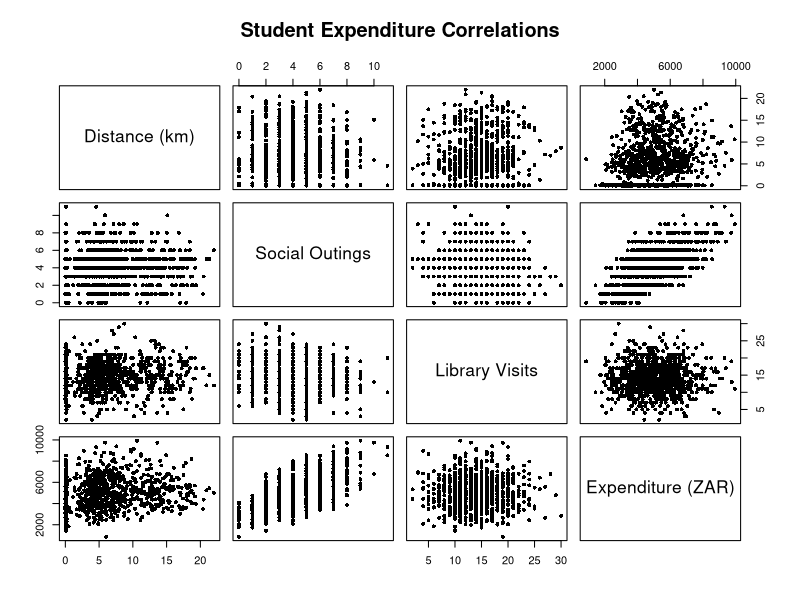

Reproduce this figure in R.
## ---- chunk 1
# Set seed for reproducibility
set.seed(2026)

# Number of observations
n <- 1000

# 1. X2: Living Arrangement (Categorical: 1=Res, 2=Off-campus, 3=Private)
living_arrangement <- sample(c(1, 2, 3), n, replace = TRUE, prob = c(0.3, 0.4, 0.3))

# 2. X3: Distance from Campus (Continuous - Correlated with Living Arrangement)
distance_km <- ifelse(living_arrangement == 1, abs(rnorm(n, 0.1, 0.05)),
                ifelse(living_arrangement == 2, abs(rnorm(n, 5, 2)),
                       abs(rnorm(n, 12, 4))))

# 3. X1: Funding Source (Binary: 1=NSFAS/Bursary, 0=Private)
# Replaced rbinom with a conditional sample() function
funding_source <- ifelse(living_arrangement == 3, 
                         sample(c(1, 0), n, replace = TRUE, prob = c(0.2, 0.8)), 
                         sample(c(1, 0), n, replace = TRUE, prob = c(0.7, 0.3)))

# 4. X4: Social Outings (Count variable)
# Replaced rpois with a simple rounded rnorm() calculation, using abs() to prevent negatives
social_outings <- round(abs(rnorm(n, mean = 4, sd = 2)))

# 5. X5: Library Visits (Nuisance Variable)
# Replaced rpois with a rounded rnorm calculation
base_library_visits <- round(abs(rnorm(n, mean = 15, sd = 4)))
library_visits <- round(pmax(base_library_visits - (0.20 * social_outings), 0))

# Interaction Term - Funding * Outings (Used in True Model, but not a standalone column)
interaction_term <- funding_source * social_outings

# 6. The "True Model" for Expenditure (Y)
# X5 (Library Visits) is intentionally EXCLUDED from this equation so its true beta is 0.
living_effect <- ifelse(living_arrangement == 1, 0, 
                  ifelse(living_arrangement == 2, 300, 1500))

error <- rnorm(n, mean = 0, sd = 500)

monthly_expenditure_Y <- 1700 + (1200 * funding_source) + (400 * social_outings) + 
                         (200 * interaction_term) + living_effect + error

# Create the Data Frame
student_data <- data.frame(
  funding_source = funding_source,
  living_arrangement = as.factor(living_arrangement),
  distance_km = round(distance_km, 2),
  social_outings = social_outings,
  library_visits = library_visits,
  monthly_expenditure_Y = round(monthly_expenditure_Y, 2)
)

# MODIFICATION: Changed the lm() formula to include the interaction term (funding_source * social_outings) 
# instead of just main effects. Added 'data = student_data' to fix the logical scoping error. 
# This improves the model to accurately capture the true generation parameters.
mdel <- lm(monthly_expenditure_Y ~ funding_source * social_outings+living_arrangement , data = student_data)
summary(mdel)
# MODIFICATION: Ensure output directory exists to avoid file writing errors
dir.create("output", showWarnings = FALSE)

# MODIFICATION: Updated path to save to the output folder
write.csv(student_data, "output/UFS_Student_Expenditure_Data.csv", row.names = FALSE)

# ==========================================
# Generate Scatterplot Matrix
# ==========================================

# MODIFICATION: Recreated the scatter plot without color coding by living arrangement.
# Added the png() and dev.off() wrappers to save the graphic directly to the output folder.
png("output/Scatterplot_Matrix.png", width = 800, height = 800)
pairs(student_data[, c("distance_km", "social_outings", "library_visits", "monthly_expenditure_Y")], 
      pch = 16,            # Uses solid circles instead of hollow ones
      col = "black",       # Uniform color, not color-coded by living arrangement
      cex = 0.8,           # Makes the dots slightly smaller to reduce clutter
      labels = c("Distance (km)", "Social Outings", "Library Visits", "Expenditure (ZAR)"),
      main = "Student Expenditure Correlations")
dev.off()

summary(mdel)
